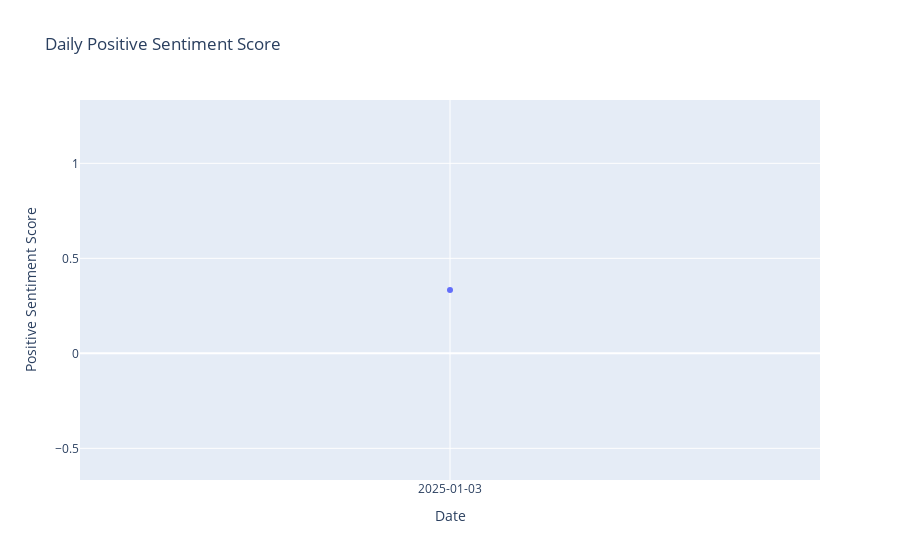

Notebook code cell kept with this figure:
### Code cell
# Filter out neutral sentiment
filtered_df = df[df['sentiment'] != 'neutral']

# Extract the date (day only) and calculate daily positive sentiment score
filtered_df['Day'] = filtered_df['Date'].dt.date
daily_sentiment = (
    filtered_df.groupby('Day')['sentiment']
    .apply(lambda x: (x == 'positive').sum() / len(x))
    .reset_index(name='positive_sentiment_score')
)

# Plot the daily sentiment score
fig = px.line(
    daily_sentiment,
    x='Day',
    y='positive_sentiment_score',
    title='Daily Positive Sentiment Score',
    labels={'positive_sentiment_score': 'Positive Sentiment Score', 'Day': 'Date'},
    markers=True,
)

fig.update_xaxes(dtick="D", tickformat="%Y-%m-%d")

fig

### Figure 1 — Plotly figure (JSON) as saved in the notebook; plotly's stock layout.template omitted (floating-point values rounded to 4 significant figures)
{"data": [{"hovertemplate": "Date=%{x}<br>Positive Sentiment Score=%{y}<extra></extra>", "legendgroup": "", "line": {"color": "#636efa", "dash": "solid"}, "marker": {"symbol": "circle"}, "mode": "lines+markers", "name": "", "orientation": "v", "showlegend": false, "type": "scatter", "x": ["2025-01-03"], "xaxis": "x", "y": [0.3333], "yaxis": "y"}], "layout": {"legend": {"tracegroupgap": 0}, "title": {"text": "Daily Positive Sentiment Score"}, "xaxis": {"anchor": "y", "domain": [0, 1], "dtick": "D", "tickformat": "%Y-%m-%d", "title": {"text": "Date"}}, "yaxis": {"anchor": "x", "domain": [0, 1], "title": {"text": "Positive Sentiment Score"}}}}
